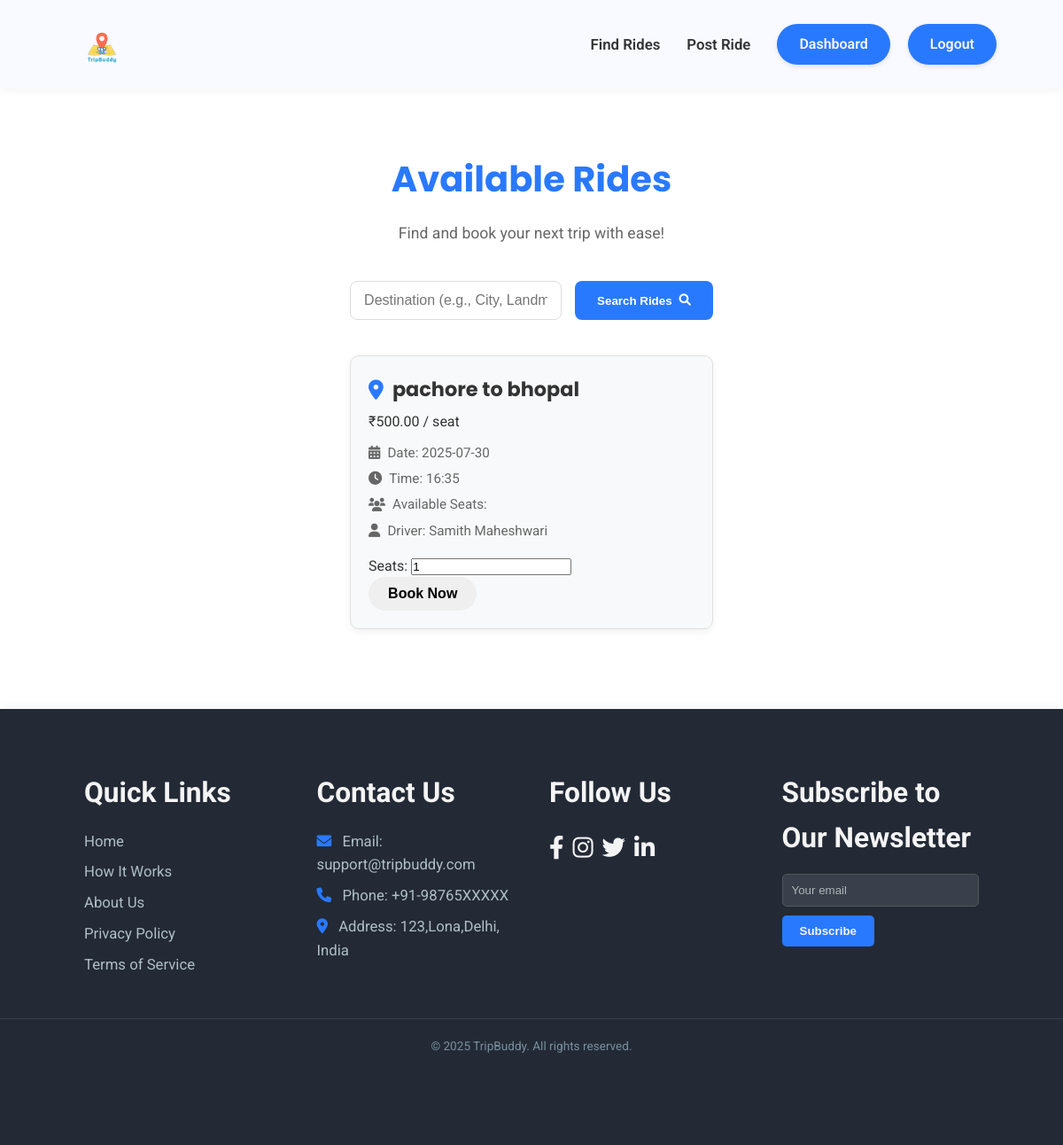
The page /find_rides (signed in) on the database its author committed.
### models.py (models this page shows, shortened)
class Ride(db.Model):
    id = db.Column(db.Integer, primary_key=True)
    creator_id = db.Column(db.Integer, db.ForeignKey('user.id'), nullable=False)
    start_location = db.Column(db.String(100), nullable=False)
    end_location = db.Column(db.String(100), nullable=False)
    price = db.Column(db.Float, nullable=False)
    seats = db.Column(db.Integer, nullable=False)
    date = db.Column(db.Date, nullable=False) # Make sure this is present and nullable=False
    time = db.Column(db.String(20), nullable=False) # Make sure this is present and nullable=False
    description = db.Column(db.Text, nullable=True)
    bookings = db.relationship('Booking', backref='ride', lazy=True)
    status = db.Column(db.String(20), default='active', nullable=False) # e.g., 'active', 'completed', 'cancelled'
    driver = db.relationship('User', foreign_keys=[creator_id], backref='offered_rides', lazy=True)

class User(UserMixin, db.Model):
    id = db.Column(db.Integer, primary_key=True)
    username = db.Column(db.String(80), unique=True, nullable=False)
    email = db.Column(db.String(120), unique=True, nullable=False)
    password = db.Column(db.String(120), nullable=False)
    role = db.Column(db.String(20), nullable=False) # e.g., 'Renter', 'Provider'
    rides_created = db.relationship('Ride', backref='creator', lazy=True)
    rides_taken = db.Column(db.Integer, default=0, nullable=False)
    can_offer_rides = db.Column(db.Boolean, default=False, nullable=False)
    can_find_rides = db.Column(db.Boolean, default=False, nullable=False)
    received_notifications = db.relationship('Notification', backref='recipient', lazy=True, foreign_keys='Notification.user_id')
    bookings_made = db.relationship('Booking', backref='booker', lazy=True, foreign_keys='Booking.user_id')

### app.py (the view)
@app.route('/find_rides', methods=['GET'])
@login_required
def find_rides():
    if not current_user.can_find_rides:
        flash('You need to activate "Find a Ride" from your dashboard to view and book rides.', 'warning')
        return redirect(url_for('dashboard'))
    rides_query = Ride.query.filter(Ride.seats > 0, Ride.creator_id != current_user.id)
    start_location = request.args.get('start_location')
    end_location = request.args.get('end_location')
    if start_location:
        rides_query = rides_query.filter(Ride.start_location.ilike(f'%{start_location}%'))
    if end_location:
        rides_query = rides_query.filter(Ride.end_location.ilike(f'%{end_location}%'))
    rides = rides_query.all()
    return render_template('find_rides.html', rides=rides)

### app.py (called while the page is built)
@login_manager.user_loader
def load_user(user_id):
    return User.query.get(int(user_id))

### templates/find_rides.html (shortened to what this page needs)
<!DOCTYPE html>
<html lang="en">
<head>
    <link rel="stylesheet" href="https://cdnjs.cloudflare.com/ajax/libs/font-awesome/6.0.0-beta3/css/all.min.css">
    <link rel="stylesheet" href="{{ url_for('static', filename='css/main.css') }}">
    <link rel="stylesheet" href="{{ url_for('static', filename='css/dashboard.css') }}">
</head>
<body>
    <header class="dashboard-header">
        <div class="header-container">
            <div class="logo">
                <img src="{{ url_for('static', filename='images/tripbuddy.png') }}" alt="TripBuddy Logo" class="logo-img">
            </div>
            <div class="header-right-section">
                <nav class="dashboard-nav-header">
                    <ul>
                        <li><a href="{{ url_for('find_rides') }}" {% if not current_user.can_find_rides %}class="disabled-link"{% endif %}>Find Rides</a></li>
                        <li><a href="{{ url_for('post_ride') }}" {% if not current_user.can_offer_rides %}class="disabled-link"{% endif %}>Post Ride</a></li>
                    </ul>
                </nav>
                <div class="header-actions">
                    <a href="{{ url_for('dashboard') }}" class="logout-btn-header">Dashboard</a>
                    <a href="{{ url_for('logout') }}" class="logout-btn-header">Logout</a>
                </div>
            </div>
        </div>
    </header>
    <main class="find-rides-main">
        <div class="find-rides-container">
            <h1 class="find-rides-heading">Available Rides</h1>
            <p class="find-rides-subheading">Find and book your next trip with ease!</p>
            {% if not current_user.can_find_rides %}
                <div class="activation-required">
                    <h2>Feature Not Activated</h2>
                    <p>As a **Provider**, you need to activate the "Find a Ride" feature from your dashboard to view and book rides.</p>
                    <a href="{{ url_for('dashboard') }}" class="btn-go-dashboard">Go to Dashboard to Activate</a>
                </div>
            {% else %}
                <form action="{{ url_for('find_rides') }}" method="GET" class="search-rides-form">
                    <input type="text" name="destination" placeholder="Destination (e.g., City, Landmark)" value="{{ request.args.get('destination', '') }}">
                    <button type="submit">Search Rides <i class="fas fa-search"></i></button>
                </form>
                {% if rides %}
                    <div class="rides-list">
                        {% for ride in rides %}
                            <div class="ride-card">
                                <div class="ride-card-header">
                                    <h3><i class="fas fa-map-marker-alt"></i> {{ ride.start_location }} to {{ ride.end_location }}</h3>
                                    <span class="ride-price">₹{{ "%.2f"|format(ride.price) }} / seat</span>
                                </div>
                                <div class="ride-details">
                                    <p><i class="fas fa-calendar-alt"></i> Date: {{ ride.date.strftime('%Y-%m-%d') }}</p>
                                    <p><i class="fas fa-clock"></i> Time: {{ ride.time }}</p>
                                    <p><i class="fas fa-users"></i> Available Seats: {{ ride.seats_available }}</p>
                                    <p><i class="fas fa-user"></i> Driver: {{ ride.driver.username }}</p>
                                </div>
                                {% if current_user.id != ride.creator_id %}
                                    <form action="{{ url_for('book_ride', ride_id=ride.id) }}" method="POST" class="book-ride-form">
                                        <div class="form-group">
                                            <label for="seats-{{ ride.id }}">Seats:</label>
                                            <input type="number" id="seats-{{ ride.id }}" name="seats_to_book" min="1" max="{{ ride.seats_available }}" value="1" required class="form-control-sm">
                                        </div>
                                        <button type="submit" class="btn btn-primary btn-book">Book Now</button>
                                    </form>
                                {% else %}
                                    <p class="own-ride-note"><i class="fas fa-info-circle"></i> This is your ride.</p>
                                {% endif %}
                            </div>
                        {% endfor %}
                    </div>
                {% else %}
                    <p class="no-rides-message"><i class="fas fa-info-circle"></i> No rides found matching your criteria. Try a different destination!</p>
                {% endif %}
            {% endif %}
        </div>
    </main>
    <footer class="main-footer section-padding">
        <div class="footer-container container">
            <div class="footer-links-group">
                <h4>Quick Links</h4>
                <a href="{{ url_for('home') }}">Home</a>
                <a href="{{ url_for('home') }}#how-it-works">How It Works</a>
                <a href="{{ url_for('about') }}">About Us</a>
                <a href="#">Privacy Policy</a>
                <a href="#">Terms of Service</a>
            </div>
            <div class="footer-contact-group">
                <h4>Contact Us</h4>
                <p><i class="fas fa-envelope"></i> Email: support@tripbuddy.com</p>
                <p><i class="fas fa-phone"></i> Phone: +91-98765XXXXX</p>
                <p><i class="fas fa-map-marker-alt"></i> Address: 123,Lona,Delhi, India</p>
            </div>
            <div class="footer-social-group">
                <h4>Follow Us</h4>
                <div class="social-icons">
                    <a href="https://www.facebook.com" target="_blank" aria-label="Facebook"><i class="fab fa-facebook-f"></i></a>
                    <a href="https://www.instagram.com" target="_blank" aria-label="Instagram"><i class="fab fa-instagram"></i></a>
                    <a href="https://www.twitter.com" target="_blank" aria-label="Twitter"><i class="fab fa-twitter"></i></a>
                    <a href="https://www.linkedin.com" target="_blank" aria-label="LinkedIn"><i class="fab fa-linkedin-in"></i></a>
                </div>
            </div>
            <div class="footer-newsletter-group">
                <h4>Subscribe to Our Newsletter</h4>
                <form class="newsletter-form">
                    <input type="email" placeholder="Your email" required />
                    <button type="submit">Subscribe</button>
                </form>
            </div>
        </div>
        <p class="footer-copy">&copy; 2025 TripBuddy. All rights reserved.</p>
    </footer>
</body>
</html>

### static/css/main.css (style rules this page uses)
* { margin: 0; padding: 0; box-sizing: border-box; }
:root { --primary-color: #2979FF; --secondary-color: #FFD600; --dark-blue-hover: #1976D2; --dark-yellow-hover: #FFC107; --text-dark: #333333; --text-light: #f4f4f4; --background-light: #ffffff; --bg-dark: #232a36; --shadow-light: rgba(0, 0, 0, 0.05); --shadow-medium: rgba(0, 0, 0, 0.15); --poppins: 'Poppins', sans-serif; --roboto: 'Roboto', sans-serif; --primary-color-dark: #1976D2; --text-white: #ffffff; --bg-card: #ffffff; --text-medium: #666; }
body { font-family: var(--roboto); line-height: 1.6; color: var(--text-dark); background-color: #F0F2F5; overflow-x: hidden; display: flex; flex-direction: column; min-height: 100vh; }
.container { width: 90%; max-width: 1200px; margin: 0 auto; }
h1, h2, h3 { font-family: var(--poppins); color: var(--text-dark); margin-bottom: 20px; }
.section-padding { padding: 80px 0; }
.logo img { height: 80px; width: auto; display: block; }
.btn, .nav-btn { display: inline-flex; align-items: center; justify-content: center; padding: 8px 20px; border-radius: 25px; text-decoration: none; font-weight: 600; transition: all 0.3s ease; font-size: 1em; border: 2px solid transparent; cursor: pointer; white-space: nowrap; }
.btn::after, .nav-btn::after { display: none; }
.main-footer { background: var(--bg-dark); color: #B0BEC5; text-align: center; box-shadow: 0 -2px 10px var(--shadow-light); padding-top: 50px; margin-top: auto; }
.main-footer .footer-container { display: flex; flex-wrap: wrap; justify-content: space-around; margin-bottom: 20px; font-size: 1.1em; padding: 0 15px; }
.footer-links-group, .footer-contact-group, .footer-social-group, .footer-newsletter-group { margin: 20px; min-width: 200px; flex: 1; max-width: 280px; text-align: left; }
.footer-links-group h4, .footer-contact-group h4, .footer-social-group h4, .footer-newsletter-group h4 { margin-bottom: 15px; font-size: 1.8em; color: var(--text-light); }
.footer-links-group a, .footer-contact-group p { display: block; color: #B0BEC5; text-decoration: none; margin-bottom: 8px; font-size: 0.95em; }
.footer-contact-group p i { margin-right: 8px; color: var(--primary-color); }
.footer-social-group .social-icons { margin-top: 0; display: flex; justify-content: flex-start; }
.footer-social-group .social-icons a { margin: 0 10px 0 0; font-size: 1.5em; color: var(--text-light); }
.footer-newsletter-group .newsletter-form { display: flex; flex-direction: column; align-items: flex-start; }
.footer-newsletter-group input { padding: 10px; width: 100%; max-width: 250px; margin-bottom: 10px; border: 1px solid #555; background-color: rgba(255, 255, 255, 0.1); color: var(--text-light); border-radius: 5px; }
.footer-newsletter-group input::placeholder { color: rgba(255, 255, 255, 0.6); }
.footer-newsletter-group button { padding: 10px 20px; background-color: var(--primary-color); color: var(--text-light); border: none; cursor: pointer; border-radius: 5px; font-weight: bold; transition: background-color 0.3s ease; }
.footer-copy { border-top: 1px solid rgba(255, 255, 255, 0.1); padding-top: 20px; margin-top: 20px; padding-bottom: 20px; font-size: 0.85em; color: #78909C; }

### rows shown on the page
Ride: start_location "pachore", end_location "bhopal", price "500.00", date "2025-07-30", time "16:35", driver.username "Samith Maheshwari"
